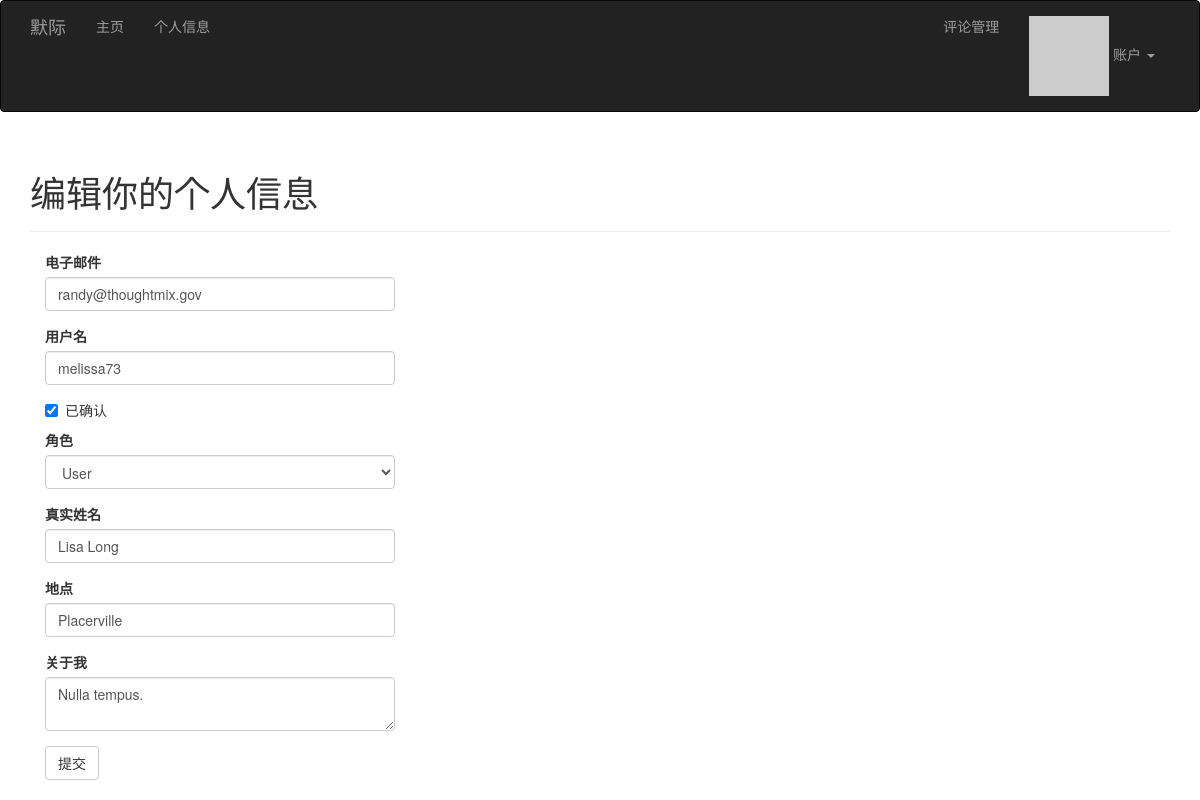
Page /edit-profile/3 (signed in) on the committed database.
### app/models.py (models this page shows, shortened)
class User(UserMixin, db.Model):
	__tablename__ = 'users'
	id = db.Column(db.Integer, primary_key=True)
	email = db.Column(db.String(64), unique=True, index=True)
	username = db.Column(db.String(64), unique=True, index=True)
	password_hash = db.Column(db.String(128))
	role_id = db.Column(db.Integer, db.ForeignKey('roles.id'))
	confirmed = db.Column(db.Boolean, default=False)
	name = db.Column(db.String(64))
	location = db.Column(db.String(64))
	about_me = db.Column(db.Text())
	member_since = db.Column(db.DateTime(), default=datetime.utcnow)
	last_seen = db.Column(db.DateTime(), default=datetime.utcnow)
	avatar_hash = db.Column(db.String(32))
	posts = db.relationship('Post', backref='author', lazy='dynamic')
	comments = db.relationship('Comment', backref='author', lazy='dynamic')
	followed = db.relationship('Follow',
							   foreign_keys=[Follow.follower_id],
							   backref=db.backref('follower', lazy='joined'),
							   lazy='dynamic',
							   cascade='all, delete-orphan')
	followers = db.relationship('Follow',
								foreign_keys=[Follow.followed_id],
								backref=db.backref('followed', lazy='joined'),
								lazy='dynamic',
								cascade='all, delete-orphan')
	@property
	def password(self):
		raise AttributeError('password is not a readable attribute')
	def can(self, permissions):
		return self.role is not None and \
			(self.role.permissions & permissions) == permissions
	def ping(self):
		self.last_seen = datetime.utcnow()
		db.session.add(self)
	def gravatar(self, size=100, default='identicon', rating='g'):
		if request.is_secure:
			url = 'https://secure.gravatar.com/avatar'
		else:
			url = 'http://www.gravatar.com/avatar'
		hash = self.avatar_hash or hashlib.md5(self.email.encode('utf-8')).hexdigest()
		return '{url}/{hash}?s={size}&d={default}&r={rating}'.format(url=url, hash=hash, size=size, default=default, rating=rating)

### app/main/views.py (the view, shortened to what this page needs)
@main.route('/edit-profile/<int:id>', methods=['GET', 'POST'])
@login_required
@admin_required
def edit_profile_admin(id):
    user = User.query.get_or_404(id)
    form = EditProfileAdminForm(user=user)
    form.email.data = user.email
    form.username.data = user.username
    form.confirmed.data = user.confirmed
    form.role.data = user.role_id
    form.name.data = user.name
    form.location.data = user.location
    form.about_me.data = user.about_me
    return render_template('edit_profile.html', form=form, user=user)

### app/main/forms.py (shortened to what this page needs)
class EditProfileAdminForm(Form):
	email = StringField('电子邮件', validators=[DataRequired(), Length(1, 64), Email()])
	username = StringField('用户名', validators=[DataRequired(), Length(1, 64), Regexp('^[A-Za-z][A-Za-z0-9_.]*$', 0, '用户名应该只包含字母，数字，点或下划线')])
	confirmed = BooleanField('已确认')
	role = SelectField('角色', coerce=int)
	name = StringField('真实姓名', validators=[Length(0, 64)])
	location = StringField('地点', validators=[Length(0, 64)])
	about_me = TextAreaField('关于我')
	submit = SubmitField('提交')
	def __init__(self, user, *args, **kwargs):
		super(EditProfileAdminForm, self).__init__(*args, **kwargs)
		self.role.choices = [(role.id, role.name) for role in Role.query.order_by(Role.name).all()]
		self.user = user

### app/auth/views.py (called while the page is built)
@auth.before_app_request
def before_request():
	if current_user.is_authenticated \
			and not current_user.confirmed \
			and request.endpoint[:5] != 'auth.' \
			and request.endpoint != 'static':
		return redirect(url_for('auth.unconfirmed'))

@auth.before_app_request
def before_request():
	if current_user.is_authenticated:
		current_user.ping()
		if not current_user.confirmed and request.endpoint[:5] != 'auth.':
			return redirect(url_for('auth.unconfirmed'))

### app/main/__init__.py (called while the page is built)
@main.app_context_processor
def inject_permissions():
	return dict(Permission=Permission)

### app/models.py (called while the page is built)
@login_manager.user_loader
def load_user(user_id):
	return User.query.get(int(user_id))

### app/templates/edit_profile.html (shortened to what this page needs)
{% extends "base.html" %}
{% import "bootstrap/wtf.html" as wtf %}
{% block page_content %}
<div class="page-header">
    <h1>编辑你的个人信息</h1>
</div>
<div class="col-md-4">
    {{ wtf.quick_form(form) }}
</div>
{% endblock %}

### rows in the picture
User: email "randy@thoughtmix.gov", username "melissa73", confirmed "☑", role "User", name "Lisa Long", location "Placerville", about_me "Nulla tempus."
